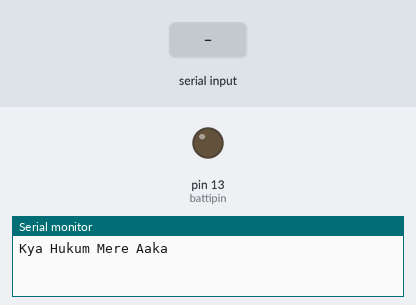
Bench run of a sketch on a simulated Arduino Uno, built with avr-gcc and run on an emulated ATmega328P. On the bench: output pins drawn as LEDs (lit = HIGH), the last lines printed to the serial monitor. The test bench sets the inputs (shaded band).

Above: at 1.2 s.
1.3 s: "start" received over Serial
At 1.8 s:
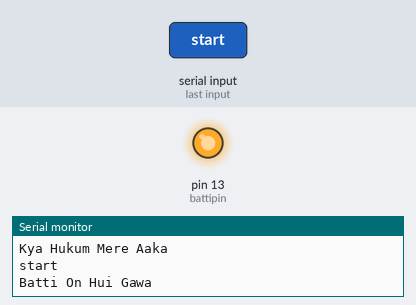
3.0 s: "stop" received over Serial
5.0 s: "1" received over Serial
Timing chart, 0 to 8.0 s (numbered marks = the images above; inputs shaded):
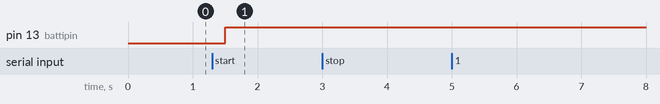

The sketch:

BattiScript.ino
```cpp
//An LED connected To Pin 13 turns on and off according to a serial command recieved, I am using a HC-05 Bluetooth Module for Serial Communication.
String incoming; //declare incoming variable
const int battipin=13; //set pinmode for LED
void setup()
{
  pinMode(battipin,OUTPUT); //set pin to output
  digitalWrite(battipin,LOW); //remove voltage from pin
  Serial.begin(9600); //set serial baud rate
  Serial.print("Kya Hukum Mere Aaka");

}

void loop() {
while (Serial.available()>0)
{
char recieved = (char)Serial.read();
incoming += recieved;
}
Serial.println(incoming);
if (incoming.equals("start"))                     //turn led on
{
Serial.print("Batti On Hui Gawa");
digitalWrite(battipin, HIGH);
delay(500);
incoming = "";
}
else if (incoming.equals("stop"))               //turn led off
{
Serial.print("Batti Off Hui Gawa");
digitalWrite(battipin, LOW);
delay(500);
incoming = "";
}
delay(500);
incoming = ""; //
}
```

Measured:
- after the input at 1.3 s, pin 13 (battipin): LOW → HIGH after 0.20 s
